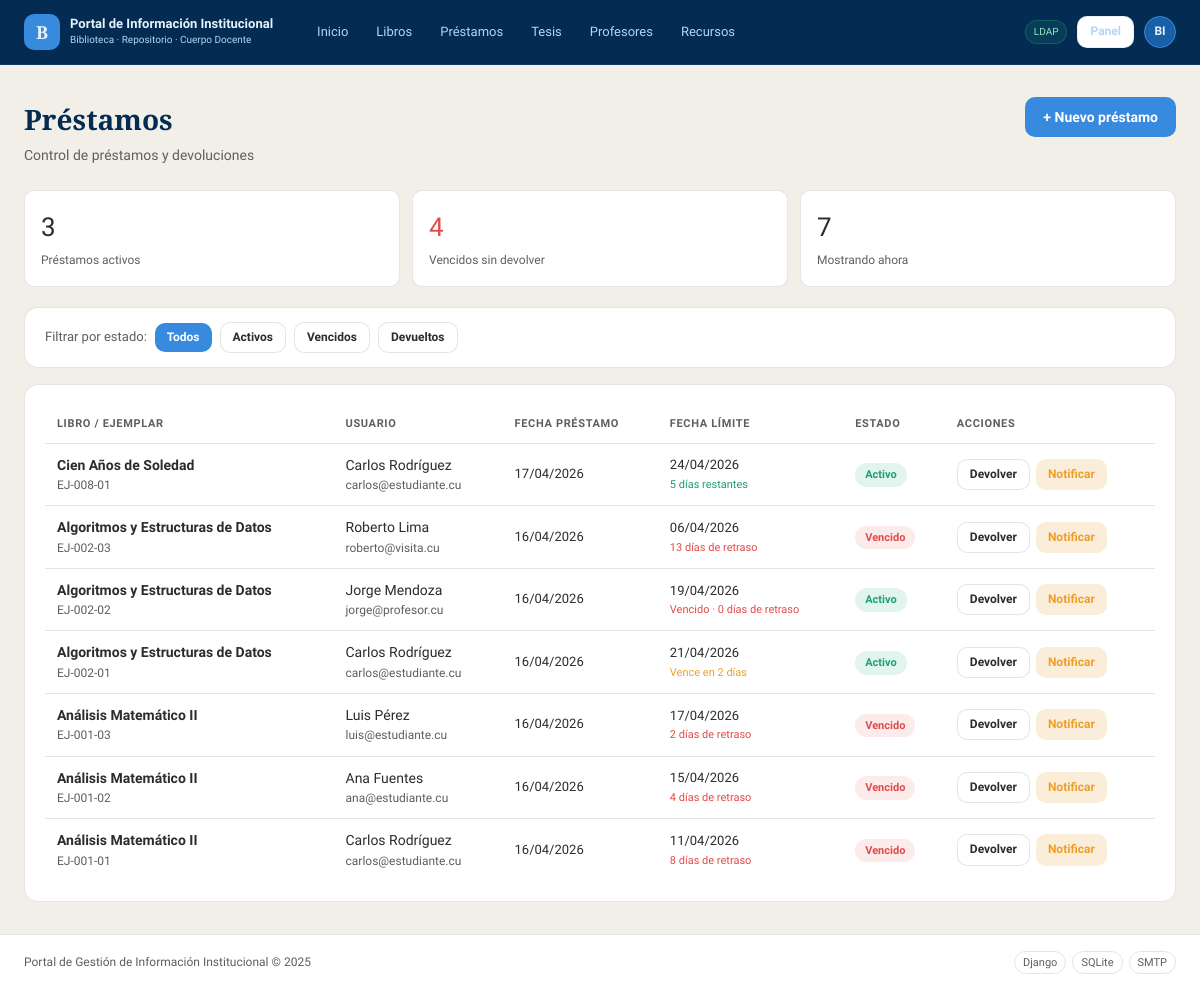
Before: /biblioteca/prestamos/ (signed in) with the older database file.
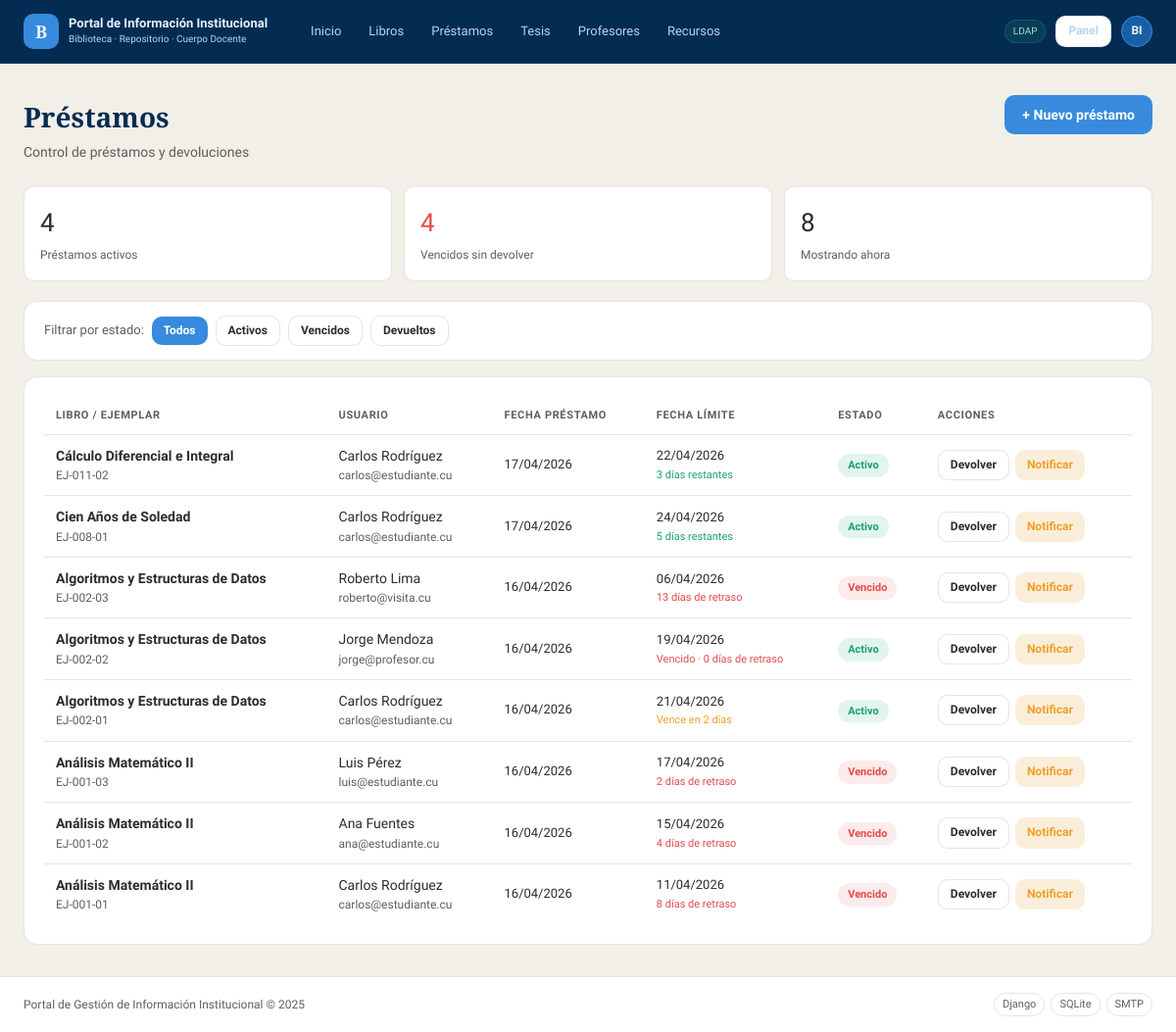
After: the same page with the newer database file.
### biblioteca/models.py (models this page shows, shortened)
class Prestamo(models.Model):
    ESTADO_CHOICES = [
        ('activo',     'Activo'),
        ('devuelto',   'Devuelto'),
        ('vencido',    'Vencido'),
    ]
    ejemplar      = models.ForeignKey(Ejemplar, on_delete=models.PROTECT,
                                       related_name='prestamos')
    usuario       = models.ForeignKey(User, on_delete=models.PROTECT,
                                       related_name='prestamos')
    fecha_prestamo  = models.DateTimeField(auto_now_add=True)
    fecha_devolucion = models.DateField(verbose_name='Fecha límite de devolución')
    fecha_devuelto  = models.DateTimeField(null=True, blank=True)
    estado          = models.CharField(max_length=20, choices=ESTADO_CHOICES,
                                        default='activo')
    notas           = models.TextField(blank=True)
    registrado_por  = models.ForeignKey(User, on_delete=models.SET_NULL,
                                         null=True, related_name='prestamos_registrados')
    class Meta:
        verbose_name        = 'Préstamo'
        verbose_name_plural = 'Préstamos'
        ordering            = ['-fecha_prestamo']
    def esta_vencido(self):
        if self.estado == 'devuelto':
            return False
        return timezone.now().date() > self.fecha_devolucion
    def dias_restantes(self):
        delta = self.fecha_devolucion - timezone.now().date()
        return delta.days
    def dias_retraso(self):
        delta = timezone.now().date() - self.fecha_devolucion
        return delta.days if delta.days > 0 else 0

class Ejemplar(models.Model):
    ESTADO_CHOICES = [
        ('disponible', 'Disponible'),
        ('prestado',   'Prestado'),
        ('reservado',  'Reservado'),
        ('deteriorado','Deteriorado'),
    ]
    libro    = models.ForeignKey(Libro, on_delete=models.CASCADE, related_name='ejemplares')
    codigo   = models.CharField(max_length=50, unique=True, verbose_name='Código')
    estado   = models.CharField(max_length=20, choices=ESTADO_CHOICES, default='disponible')
    ubicacion = models.CharField(max_length=100, blank=True,
                                  verbose_name='Ubicación en estantería')
    notas    = models.TextField(blank=True)
    class Meta:
        verbose_name        = 'Ejemplar'
        verbose_name_plural = 'Ejemplares'

class Libro(models.Model):
    titulo    = models.CharField(max_length=300)
    autor     = models.CharField(max_length=200)
    editorial = models.CharField(max_length=200, blank=True)
    anio      = models.PositiveIntegerField(verbose_name='Año', null=True, blank=True)
    isbn      = models.CharField(max_length=20, blank=True, unique=True, null=True)
    categoria = models.ForeignKey(Categoria, on_delete=models.SET_NULL,
                                  null=True, blank=True, related_name='libros')
    descripcion  = models.TextField(blank=True)
    portada      = models.ImageField(upload_to='portadas/', null=True, blank=True)
    fecha_registro = models.DateTimeField(auto_now_add=True)
    class Meta:
        verbose_name        = 'Libro'
        verbose_name_plural = 'Libros'
        ordering            = ['titulo']

### biblioteca/views.py (the view)
# urls.py: path('prestamos/',                        views.prestamo_list,      name='prestamo_list'),
@login_required
def prestamo_list(request):
    rol = get_rol(request.user)
    if rol == 'bibliotecario' or request.user.is_staff:
        prestamos = Prestamo.objects.select_related(
            'ejemplar__libro', 'usuario'
        ).all()
    elif rol in ('estudiante', 'profesor'):
        prestamos = Prestamo.objects.select_related(
            'ejemplar__libro', 'usuario'
        ).filter(usuario=request.user)
    else:
        messages.info(request, 'Los visitantes no tienen préstamos registrados.')
        return redirect('home')
    for p in prestamos:
        if p.esta_vencido() and p.estado == 'activo':
            p.estado = 'vencido'
            p.save()
    estado_filtro = request.GET.get('estado', '')
    if estado_filtro:
        prestamos = prestamos.filter(estado=estado_filtro)
    return render(request, 'biblioteca/prestamo_list.html', {
        'prestamos':      paginar(prestamos, request, 15),
        'estado_filtro':  estado_filtro,
        'total_activos':  Prestamo.objects.filter(estado='activo').count(),
        'total_vencidos': Prestamo.objects.filter(estado='vencido').count(),
        'es_bibliotecario': rol == 'bibliotecario' or request.user.is_staff,
    })

### biblioteca/context_processors.py (called while the page is built, shortened)
def rol_usuario(request):
    if request.user.is_authenticated:
        rol = get_rol(request.user)
        return {
            'rol_usuario':        rol,
            'es_bibliotecario':   rol == 'bibliotecario' or request.user.is_staff,
            'es_estudiante':      rol == 'estudiante',
            'es_profesor':        rol == 'profesor',
            'es_visitante':       rol == 'visitante',
        }

### biblioteca/decoradores.py (called while the page is built)
def get_rol(user):
    try:
        return user.perfil.rol
    except PerfilUsuario.DoesNotExist:
        return 'visitante'

### biblioteca/views.py (called while the page is built)
def paginar(queryset, request, por_pagina=10):
    paginator = Paginator(queryset, por_pagina)
    pagina    = request.GET.get('pagina', 1)
    return paginator.get_page(pagina)

### templates/biblioteca/prestamo_list.html (shortened to what this page needs)
{% extends 'base.html' %}
{% load biblioteca_extras %}
{% block content %}
<div class="page-header">
  <div>
    <h1 class="page-header__title">Préstamos</h1>
    <p class="page-header__sub">Control de préstamos y devoluciones</p>
  </div>
  {% if es_bibliotecario %}
    <a href="{% url 'biblioteca:prestamo_crear' %}" class="btn btn--primary">+ Nuevo préstamo</a>
  {% endif %}
</div>
<div style="display:grid; grid-template-columns:repeat(3,1fr); gap:12px; margin-bottom:1.25rem;">
  <div class="stat-card">
    <div class="stat-card__num">{{ total_activos }}</div>
    <div class="stat-card__label">Préstamos activos</div>
  </div>
  <div class="stat-card">
    <div class="stat-card__num" style="color:var(--rojo);">{{ total_vencidos }}</div>
    <div class="stat-card__label">Vencidos sin devolver</div>
  </div>
  <div class="stat-card">
    <div class="stat-card__num">{{ prestamos.paginator.count }}</div>
    <div class="stat-card__label">Mostrando ahora</div>
  </div>
</div>
<div class="card" style="margin-bottom:1rem; padding:0.875rem 1.25rem;">
  <form method="get" style="display:flex; gap:8px; align-items:center;">
    <span style="font-size:13px; color:var(--gris-medio);">Filtrar por estado:</span>
    <a href="{% url 'biblioteca:prestamo_list' %}"
       class="btn btn--sm {% if not estado_filtro %}btn--primary{% else %}btn--secondary{% endif %}">
      Todos
    </a>
    <a href="?estado=activo"
       class="btn btn--sm {% if estado_filtro == 'activo' %}btn--primary{% else %}btn--secondary{% endif %}">
      Activos
    </a>
    <a href="?estado=vencido"
       class="btn btn--sm {% if estado_filtro == 'vencido' %}btn--primary{% else %}btn--secondary{% endif %}">
      Vencidos
    </a>
    <a href="?estado=devuelto"
       class="btn btn--sm {% if estado_filtro == 'devuelto' %}btn--primary{% else %}btn--secondary{% endif %}">
      Devueltos
    </a>
  </form>
</div>
<div class="card">
  <div class="table-wrap">
    <table>
      <thead>
        <tr>
          <th>Libro / Ejemplar</th>
          <th>Usuario</th>
          <th>Fecha préstamo</th>
          <th>Fecha límite</th>
          <th>Estado</th>
          {% if es_bibliotecario or es_estudiante or es_profesor %}
            <th>Acciones</th>
          {% endif %}
        </tr>
      </thead>
      <tbody>
        {% for p in prestamos %}
        <tr>
          <td>
            <div style="font-weight:600;">{{ p.ejemplar.libro.titulo }}</div>
            <div style="font-size:12px; color:var(--gris-medio);">{{ p.ejemplar.codigo }}</div>
          </td>
          <td>
            <div>{{ p.usuario.get_full_name|default:p.usuario.username }}</div>
            <div style="font-size:12px; color:var(--gris-medio);">{{ p.usuario.email }}</div>
          </td>
          <td style="font-size:13px;">{{ p.fecha_prestamo|date:"d/m/Y" }}</td>
          <td style="font-size:13px;">
            {{ p.fecha_devolucion|date:"d/m/Y" }}
            {% if p.estado == 'activo' %}
              {% if p.dias_restantes <= 0 %}
                <div style="font-size:11px; color:var(--rojo);">
                  Vencido · {{ p.dias_retraso }} día{{ p.dias_retraso|pluralize }} de retraso
                </div>
              {% elif p.dias_restantes <= 2 %}
                <div style="font-size:11px; color:var(--ambar);">
                  Vence en {{ p.dias_restantes }} día{{ p.dias_restantes|pluralize }}
                </div>
              {% else %}
                <div style="font-size:11px; color:var(--verde);">
                  {{ p.dias_restantes }} día{{ p.dias_restantes|pluralize }} restantes
                </div>
              {% endif %}
            {% elif p.estado == 'vencido' %}
              <div style="font-size:11px; color:var(--rojo);">
                {{ p.dias_retraso }} día{{ p.dias_retraso|pluralize }} de retraso
              </div>
            {% endif %}
          </td>
          <td>
            <span class="badge
              {% if p.estado == 'activo' %}badge--disponible
              {% elif p.estado == 'vencido' %}badge--prestado
              {% else %}badge--info{% endif %}">
              {{ p.get_estado_display }}
            </span>
          </td>
          {% if es_bibliotecario %}
          <td>
            <div style="display:flex; gap:6px;">
              {% if p.estado != 'devuelto' %}
                <a href="{% url 'biblioteca:prestamo_devolver' p.pk %}"
                   class="btn btn--secondary btn--sm">Devolver</a>
                <a href="{% url 'biblioteca:prestamo_notificar' p.pk %}"
                   class="btn btn--sm"
                   style="background:var(--ambar-fondo); color:var(--ambar);">
                  Notificar
                </a>
              {% else %}
                <span style="font-size:12px; color:var(--gris-suave);">
                  {{ p.fecha_devuelto|date:"d/m/Y" }}
                </span>
              {% endif %}
            </div>
          </td>
          {% endif %}
        </tr>
        {% endfor %}
      </tbody>
    </table>
  </div>
</div>
{% endblock %}

### templates/base.html (shortened to what this page needs)
<!DOCTYPE html>
<html lang="es">
<head>
  {% load static %}
  <link rel="stylesheet" href="{% static 'css/main.css' %}">
</head>
<body>
  {% include 'includes/navbar.html' %}
  <main class="main-content">
    <div class="container">
      {% block content %}{% endblock %}
    </div>
  </main>
  {% include 'includes/footer.html' %}
</body>
</html>

### templates/includes/navbar.html (shortened to what this page needs)
{% load static %}
<header class="navbar">
  <div class="navbar__inner">
    <a href="{% url 'home' %}" class="navbar__brand">
      <div class="navbar__logo">B</div>
      <div>
        <div class="navbar__title">Portal de Información Institucional</div>
        <div class="navbar__sub">Biblioteca · Repositorio · Cuerpo Docente</div>
      </div>
    </a>
    <nav class="navbar__nav">
      <a href="{% url 'home' %}" class="nav-link {% if request.resolver_match.url_name == 'home' %}nav-link--active{% endif %}">Inicio</a>
      <a href="{% url 'biblioteca:libro_list' %}" class="nav-link">Libros</a>
      <a href="{% url 'biblioteca:prestamo_list' %}" class="nav-link">Préstamos</a>
      <a href="{% url 'biblioteca:tesis_list' %}" class="nav-link">Tesis</a>
      <a href="{% url 'biblioteca:profesor_list' %}" class="nav-link">Profesores</a>
      <a href="{% url 'biblioteca:recurso_list' %}" class="nav-link">Recursos</a>
    </nav>
    <div class="navbar__auth">
      {% if user.is_authenticated %}
        <span class="ldap-badge">LDAP</span>
        {% if es_bibliotecario %}
          <a href="{% url 'biblioteca:panel' %}"
            class="btn btn--secondary btn--sm"
            style="color:var(--azul-palido); border-color:rgba(181,212,244,0.3);">
            Panel
          </a>
        {% endif %}
        <div class="user-menu">
          <div class="user-avatar">{{ user.username|slice:":2"|upper }}</div>
        </div>
      {% else %}
        <a href="{% url 'login' %}" class="btn btn--primary btn--sm">Iniciar sesión</a>
      {% endif %}
    </div>
  </div>
</header>

### templates/includes/paginacion.html (shortened to what this page needs)
{% load biblioteca_extras %}

### templates/includes/footer.html
<footer class="footer">
  <div class="footer__inner">
    <span class="footer__copy">Portal de Gestión de Información Institucional &copy; 2025</span>
    <div class="footer__stack">
      <span class="tech-tag">Django</span>
      <span class="tech-tag">SQLite</span>
      <span class="tech-tag">SMTP</span>
    </div>
  </div>
</footer>

Changed rows visible on the page:
added Prestamo: ejemplar.libro.titulo "Cálculo Diferencial e Integral", ejemplar.codigo "EJ-011-02", usuario.get_full_name "Carlos Rodríguez", usuario.email "carlos@estudiante.cu", fecha_prestamo "17/04/2026", fecha_devolucion "22/04/2026", dias_restantes "3", estado "Activo", shows "Devolver"
Other visible differences:
{{ total_activos }}: "3" → "4"
{{ prestamos.paginator.count }}: "7" → "8"
